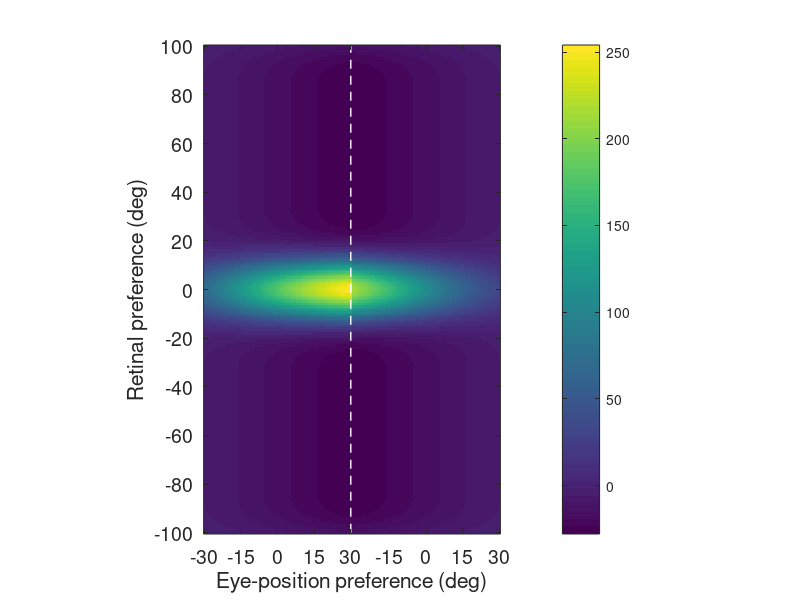

Here is the MATLAB script that generated this plot:

dr = 1.0;
de = 1.0;

R = fliplr(-100:dr:100);
E = -30:de:30;

visualPreferences = fliplr(-100:1:100);
eyePositionPreferences = -30:1:30;

% input encoding
sigma = 6;
slope_magnitude = 0.0625;

% reference input neuron
e_ref=0;
r_ref=0;
g_ref=1;

% Computing utilities
[E_mesh,R_mesh] = meshgrid(E, R);
area = (E(end) - E(1))*(R(1)-R(end));

% Allocate space for covariance map
map_peak    = zeros(length(R),length(E));
map_posgain = zeros(length(R),length(E));
map_neggain = zeros(length(R),length(E));

%% Evaluate maps

% Compute reference response function
ref_response_peak   = exp(-(R_mesh - r_ref).^2/(2*sigma^2)) .* exp(-(E_mesh - e_ref).^2/(2*sigma^2));
ref_response_planar = exp(-(R_mesh - r_ref).^2/(2*sigma^2)) .* 1./(1 + exp(g_ref * slope_magnitude * (E_mesh - e_ref)));

% Find average response of any response function over area
ref_average_peak   = (de*trapz(dr*trapz(ref_response_peak))/area);
ref_average_planar = (de*trapz(dr*trapz(ref_response_planar))/area);

for i=1:length(R),
    
    % GEt retinal location
    r = R(i) % R
    
    for j=1:length(E),
        
        % Get eye position
        e = E(j);
        
        % Shifted responses
        shifted_peak = exp(-(R_mesh - r).^2/(2*sigma^2)) .* exp(-(E_mesh - e).^2/(2*sigma^2));
        shifted_posgain = exp(-(R_mesh - r).^2/(2*sigma^2)) .* 1./(1 + exp(+1 * slope_magnitude * (E_mesh - e)));
        shifted_neggain = exp(-(R_mesh - r).^2/(2*sigma^2)) .* 1./(1 + exp(-1 * slope_magnitude * (E_mesh - e)));

        % Find average response of this shifted responses: EDGE EFFECT
        % REQUIRES THIS TO BE RECOMPUTED
        shifted_peak_average = (de*trapz(dr*trapz(shifted_peak))/area);
        shifted_posgain_average = (de*trapz(dr*trapz(shifted_posgain))/area);
        shifted_neggain_average = (de*trapz(dr*trapz(shifted_neggain))/area);
        
        % Compute covariate integral
        covariate_peak = (ref_response_peak - ref_average_peak).*(shifted_peak - shifted_peak_average);
        covariate_posgain = (ref_response_planar - ref_average_planar).*(shifted_posgain - shifted_posgain_average);
        covariate_neggain = (ref_response_planar - ref_average_planar).*(shifted_neggain - shifted_neggain_average);
        
        % Do double integral with trapezoid method
        map_peak(i,j) = de*trapz(dr*trapz(covariate_peak));
        map_posgain(i,j) = de*trapz(dr*trapz(covariate_posgain));
        map_neggain(i,j) = de*trapz(dr*trapz(covariate_neggain));
        
    end
end


%% Mape figure

% PEAKED 
%{
figure;

imagesc(map_peak);
colorbar

    % pretty up
    dim = fliplr(size(map));
    pbaspect([dim 1]);
    %colorbar;

    [height,width] = size(map);
    xlim([1 width]);
    ylim([1 height]);

    hYLabel = ylabel('Retinal preference (deg)'); % : \alpha_{i}
    hXLabel = xlabel('Eye-position preference (deg)'); % : \beta_{i}

    % Fix axes ticks
    wTicks = 1:width;
    wdist = 15;
    wTicks = wTicks(1:wdist:end);
    wLabels = eyePositionPreferences(1:wdist:end);
    wCellLabels = cell(1,length(wLabels));
    for t=1:length(wLabels),
      wCellLabels{t} = num2str(wLabels(t));
    end

    set(gca,'XTick',wTicks);
    set(gca,'XTickLabel',wCellLabels);

    % Height
    hTicks = 1:height;
    hdist = 20;
    hTicks = hTicks(1:hdist:end);
    hLabels = visualPreferences(1:hdist:end);
    hCellLabels = cell(1,length(hLabels));
    for l=1:length(hLabels),
      hCellLabels{l} = [num2str(hLabels(l))];
    end

    set(gca,'YTick',hTicks);
    set(gca,'YTickLabel',hCellLabels);

    % Change font size
    set([hYLabel hXLabel], 'FontSize', 16);
    set(gca, 'FontSize', 14);
                                                
 %}

% SIGMOIDAL

figure;

        totalweightBox = [map_posgain map_neggain];
        [height,width] = size(totalweightBox);

        imagesc(totalweightBox);
        colorbar

        dim = fliplr(size(totalweightBox));
        pbaspect([dim 1]);
        colorbar;
        
        % Add marker line
        hold on;
        plot([width/2 width/2],[height 1],'--w','LineWidth',1);
        
        %hTitle = title(''); %; title(['Afferent synaptic weights of cell #' num2str(cellNr) extraTitle]);
        hYLabel = ylabel('Retinal preference (deg)'); % : \alpha_{i}
        hXLabel = xlabel('Eye-position preference (deg)'); % : \beta_{i}

        % Fix axes ticks
        wTicks = 1:(width/2);
        wdist = 15;
        wTicks = wTicks(1:wdist:end);
        wLabels = eyePositionPreferences(1:wdist:end);
        wCellLabels = cell(1,length(wLabels));
        for t=1:length(wLabels),
          wCellLabels{t} = num2str(wLabels(t));
        end
         
        % ticks and labels
        for t=2:length(wTicks),
          wCellLabels{length(wCellLabels)+1} = num2str(wLabels(t));
        end

        set(gca,'XTick',[wTicks (width/2 + wTicks(2:end))]);
        set(gca,'XTickLabel',wCellLabels);

        % Height
        hTicks = 1:height;
        hdist = 20;
        hTicks = hTicks(1:hdist:end);
        hLabels = visualPreferences(1:hdist:end);
        hCellLabels = cell(1,length(hLabels));
        for l=1:length(hLabels),
          hCellLabels{l} = [num2str(hLabels(l)) ];
        end

        set(gca,'YTick',hTicks);
        set(gca,'YTickLabel',hCellLabels);

        % Change font size
        set([hYLabel hXLabel], 'FontSize', 16);
        set(gca, 'FontSize', 14);



                                                
                                                
                                                